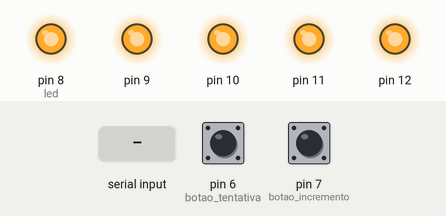
This sketch was run on a simulated Arduino Uno, built with avr-gcc and run on an emulated ATmega328P. Parts: output pins drawn as LEDs (lit = HIGH). Dashed ring = blinking. The test bench sets the inputs (shaded band); at power-on: pin 7 (botao_incremento) HIGH, pin 6 (botao_tentativa) HIGH.

Above: at 1.2 s.
1.3 s: "S" received over Serial
At 2.7 s:
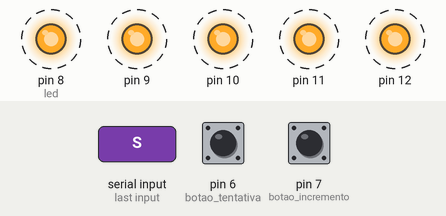
4.3 s: pin 7 (botao_incremento) pulled LOW for 0.15 s
At 5.0 s:
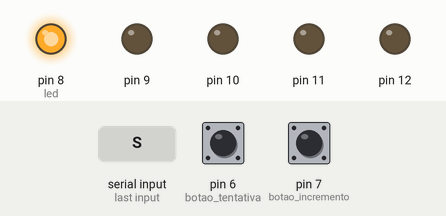
5.9 s: pin 7 (botao_incremento) pulled LOW for 1 s
At 7.4 s:
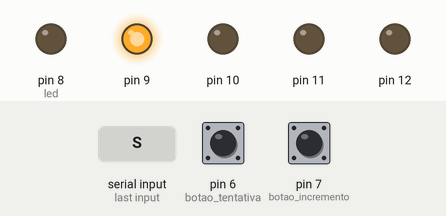
8.4 s: pin 7 (botao_incremento) pulled LOW for 0.15 s
At 9.3 s:
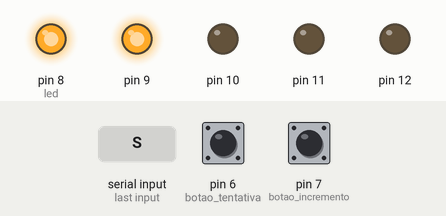
10.0 s: pin 7 (botao_incremento) pulled LOW for 3.2 s
At 10.5 s:
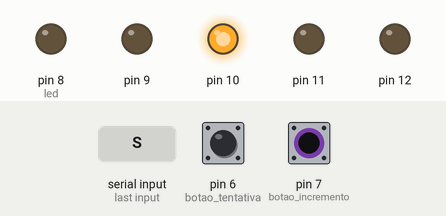
Timing chart, 0 to 13.0 s (numbered marks = the images above; inputs shaded):
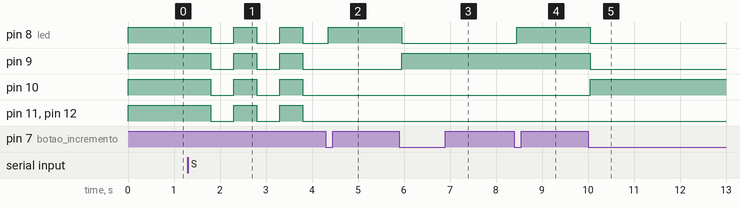

The sketch:

CodigoSecundario_definitivo.ino
```cpp
const int botao_tentativa = 6;
const int botao_incremento = 7;
int led = 8;
int contagem = 0;
char estado_iniciar = ' ';
int buttonState_1;
int buttonState_2;
int lastIncrementoState = LOW;
int lastTentativaState = LOW;
unsigned long lastDebounceTime = 0;
unsigned long debounceDelay = 50;

void setup() {
  Serial.begin(9600);
  pinMode(botao_tentativa, INPUT_PULLUP);
  pinMode(botao_incremento, INPUT_PULLUP);
  for(int i = 0; i < 5; i++){
    pinMode(led + i, OUTPUT);}
  acenderLEDS();
}

void loop() {

leitura();

  int reading1 = !digitalRead(botao_incremento);

  if (reading1 != lastIncrementoState) {
    lastDebounceTime = millis();
  }

  if ((millis() - lastDebounceTime) > debounceDelay) {
    if (reading1 != buttonState_1) {
      buttonState_1 = reading1;

      if (buttonState_1 == HIGH && estado_iniciar == 'S') {
            contagem = contagem + 1;
              gerirLEDS(8);
      }
    }
  }

  lastIncrementoState = reading1;

  leitura();

  int reading2 = !digitalRead(botao_tentativa);

  if (reading2 != lastTentativaState) {
    lastDebounceTime = millis();
  }

  if ((millis() - lastDebounceTime) > debounceDelay) {

    if (reading2 != buttonState_2) {
      buttonState_2 = reading2;

      if (buttonState_2 == HIGH) {
        Serial.write(contagem);
    }

    }
  }

  lastTentativaState = reading2;

  leitura();
}
void acenderLEDS(){
  for(int i = 0; i <5; i++){
    digitalWrite(led + i, HIGH);}
}

void apagarLEDS(){
  for(int i = 0; i < 5; i++){
    digitalWrite(led + i, LOW);}
}

void piscarLEDS() {
  int i = 0;
  while(i<3){
    acenderLEDS();
    delay(500);
    apagarLEDS();
    delay(500);
    i++;
  }
}

void gerirLEDS(int led){
  for (int i=0; i < 5; i++){
    digitalWrite(led + i , (contagem >> i) & 1);
  }
}

void leitura(){
  if (Serial.available() > 0) {
    char estado = Serial.read();

      if (estado == 'S') {
        estado_iniciar = 'S';
        contagem = 0;
        piscarLEDS();
    }
      if (estado == 'Y') {
          acenderLEDS();
          estado_iniciar = ' ';
    }
      if (estado == 'N') {
        apagarLEDS();
        contagem = 0;
      }
  }
}
```

Measured:
- after the input at 1.3 s, pin 8 (led), pin 9–12: alternates HIGH for 0.50 s and LOW for 0.50 s, starting after 0.50 s
- after the input at 4.3 s, pin 8 (led): LOW → HIGH after 0.05 s
- after the input at 5.9 s, pin 8 (led): HIGH → LOW after 0.05 s; pin 9: LOW → HIGH after 0.05 s
- after the input at 8.4 s, pin 8 (led): LOW → HIGH after 0.05 s
- after the input at 10.0 s, pin 8 (led), pin 9: HIGH → LOW after 0.05 s; pin 10: LOW → HIGH after 0.05 s
